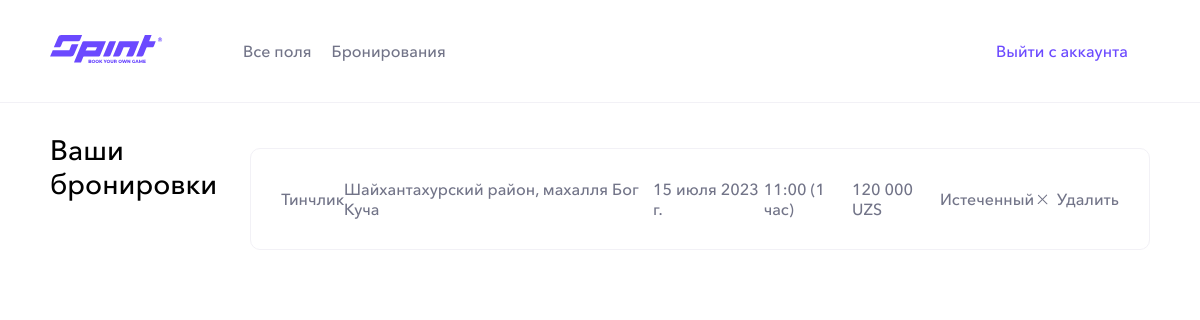
Before: /my-bookings (signed in) with the older database file.
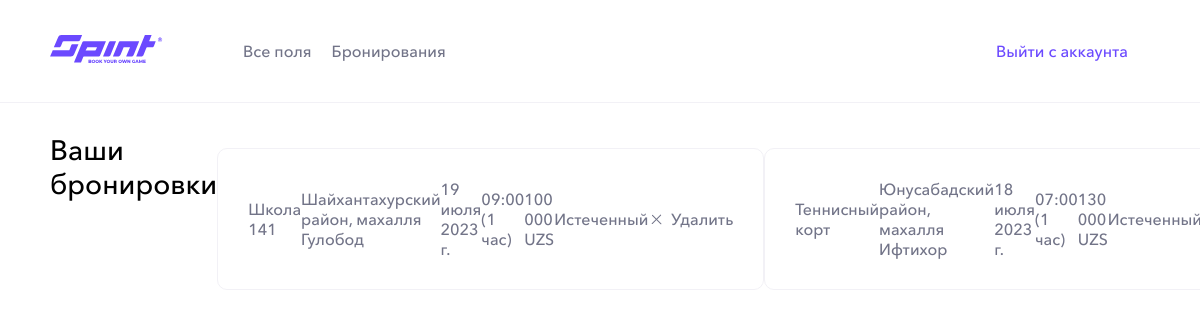
After: the same page with the newer database file.
### booking/models.py (models this page shows, shortened)
class Booking(models.Model):
    user = models.ForeignKey(User, on_delete=models.CASCADE, null=True, blank=True)
    field = models.ForeignKey(Field, on_delete=models.CASCADE, null=True, blank=True)
    date = models.DateField()
    time = models.CharField(max_length=10, choices=TIME_CHOICES)
    time_ordered = models.DateTimeField(default=datetime.now, blank=True)
    class Meta:
        verbose_name = 'Бронирование'
        verbose_name_plural = 'Бронирования'
        unique_together = ('date', 'time', 'field')

class Field(models.Model):
    owner = models.OneToOneField(User, on_delete=models.CASCADE, null=True, blank=True)
    title = models.CharField(max_length=255, verbose_name='Название поля')
    price = models.IntegerField(verbose_name='Цена поля на час')
    created_at = models.DateTimeField(auto_now_add=True, verbose_name='Дата создания')
    phone = PhoneNumberField(null=False, blank=False, unique=True, verbose_name='Телефонный номер владельца')
    lenght = models.IntegerField(default=0, verbose_name='Длина')
    width = models.IntegerField(default=0, verbose_name='Ширина')
    region = models.ForeignKey(Region, on_delete=models.CASCADE, verbose_name='Район', related_name='fields')
    adress = models.CharField(max_length=250, default='Ташкент', verbose_name='Адрес')
    adress_url = models.URLField(max_length=300, verbose_name='Адрес URL', default='https://yandex.uz/maps/10335/tashkent/?ll=69.279737%2C41.311151&z=12')
    adress_coordinates = models.CharField(max_length=50, verbose_name='Кординаты адреса поля', default='41.311151, 69.279716')
    slug = models.SlugField(unique=True, null=True)
    def get_absolute_url(self):
        return reverse('field_detail', kwargs={'slug': self.slug})
    class Meta:
        verbose_name = 'Поле'
        verbose_name_plural = 'Поля'
        ordering = ['-created_at', 'region']

class Region(models.Model):
    title = models.CharField(max_length=50, verbose_name='Название района')
    slug = models.SlugField(unique=True, null=True)
    def __str__(self):
        return self.title
    class Meta:
        verbose_name = 'Район'
        verbose_name_plural = 'Районы'
        ordering = ['pk']

### booking/views.py (the view)
# urls.py: path('my-bookings', views.myBookings, name='my_bookings'),
def myBookings(request):
    if request.user.is_authenticated and request.user.groups.filter(name='Owners'):
        return redirect('field_bookings')
    else:
        if request.user.is_authenticated:
            if request.method == 'POST':
                booking_id = request.POST.get('booking-id')
                booking = Booking.objects.filter(id=booking_id).first()
                booking.delete()
                messages.success(request, 'Бронь успешон удалена!')
            bookings = Booking.objects.filter(user=request.user).order_by('-date', '-time')
            datetime_now = datetime.datetime.now()
            context = {
                'bookings': bookings,
                'datetime': datetime_now,
            }
            return render(request, 'booking/my_bookings.html', context)
        else:
            return render(request, 'booking/my_bookings.html')

### booking/templatetags/auth_extras.py (called while the page is built)
@register.filter(name='has_group')
def has_group(user, group_name):
    group = Group.objects.get(name=group_name)
    return True if group in user.groups.all() else False

### booking/templates/booking/my_bookings.html (shortened to what this page needs)
{% extends 'base.html' %}
{% load static %}
{% block main %}
{% if user.is_authenticated %}
{% if bookings|length != 0 %}
<div class="my-bookings container" style="flex-direction: row;">
    <h2 class="my-bookings__title">Ваши бронировки</h2>
    {% for booking in bookings %}
    {% if datetime.date < booking.date %}
    <ul class="my-booking__list active">
        <li class="my-booking__list__title"><a href="{{ booking.field.get_absolute_url }}">{{ booking.field.title }}</a></li>
        <li class="my-booking__list__adress"><a href="{{ booking.field.adress_url }}">{{ booking.field.region }} район, {{ booking.field.adress }}</a>
        </li>
        <li class="my-booking__list__date">{{ booking.date }}</li>
        <li class="my-booking__list__time">{{ booking.time }}:00 (1 час)</li>
        <li class="my-booking__list__price">{{ booking.field.price }} 000 UZS</li>
        <li class="my-booking__list__status">Активный</li>
        <li>
            <form method="post">
                {% csrf_token %}
                <button type="submit" class="my-booking__item__delete" name="booking-id" value="{{ booking.id }}"><span class="my-booking__item__delete__close"></span><span>Удалить</span></button>
            </form>
        </li>
    </ul>
    {% else %}
    <ul class="my-booking__list not-active">
        <li class="my-booking__list__title"><a href="{{ booking.field.get_absolute_url }}">{{ booking.field.title }}</a></li>
        <li class="my-booking__list__adress"><a href="{{ booking.field.adress_url }}">{{ booking.field.region }} район, {{ booking.field.adress }}</a>
        </li>
        <li class="my-booking__list__date">{{ booking.date }}</li>
        <li class="my-booking__list__time">{{ booking.time }}:00 (1 час)</li>
        <li class="my-booking__list__price">{{ booking.field.price }} 000 UZS</li>
        <li class="my-booking__list__status">Истеченный</li>
        <li>
            <span class="my-booking__item__delete not-active" title="Истеченные бронирония нельзя удалить"><span class="my-booking__item__delete__close"></span><span>Удалить</span></span>
        </li>
    </ul>
    {% endif %}
    {% endfor %}
</div>
{% endif %}
{% endif %}
{% endblock main %}

### templates/base.html (shortened to what this page needs)
{% load static %}
{% load auth_extras %}
<!DOCTYPE html>
<html lang="en">
<head>
	<link rel="stylesheet" href="https://cdn.jsdelivr.net/npm/flatpickr/dist/flatpickr.min.css">
	<link rel="stylesheet" href="{% static 'booking/css/main.css' %}">
</head>
<body>
	{% include 'components/_navbar.html' %}
	{% block main %}
	{% endblock main %}
</body>
</html>

### templates/components/_navbar.html (shortened to what this page needs)
{% load static %}
<nav class="navbar">
	<div class="container">
		<a href="{% url 'field_filter' %}" class="navbar__logo"><img src="{% static 'booking/images/Logo.svg' %}" alt=""></a>
		{% include 'components/_navbar_nav.html' %}
	</div>
</nav>

### templates/components/_navbar_nav.html
{% load auth_extras %}
<div class="navbar__nav">
    <ul class="navbar__list">
        {% if user.is_authenticated and request.user|has_group:"Owners" %}
        <li class="navbar__list__item"><a href="{% url 'field_bookings' %}" class="navbar__list__link">Бронирования</a></li>
        {% else %}
        <li class="navbar__list__item"><a href="{% url 'field_filter' %}" class="navbar__list__link">Все поля</a></li>
        <li class="navbar__list__item"><a href="{% url 'my_bookings' %}" class="navbar__list__link">Бронирования</a></li>
        {% endif %}
    </ul>
    {% if user.is_authenticated %}
    <a href="/logout" class="login-other__button">Выйти с аккаунта</a>
    {% else%}
    <a href="/login" class="navbar__client__signin">Войти в аккаунт</a>
    {% endif %}
</div>

### booking/static/booking/css/main.css (style rules this page uses)
:root { --pink: #6B49FF; --pink-btn-hover: #4e36b9; --pink-light: #F8F6FF; --pink-disabled: rgba(107, 73, 255, 0.3); --black: #05052C; --white: #FFFFFF; --grey-light: #F2F1F6; --grey: #727488; --red: #FF0000; --green: #31E0A5; }
* { margin: 0; padding: 0; font-family: 'Avenir Next Cry'; font-weight: 500; text-decoration: none; list-style: none; box-sizing: border-box; background: transparent; outline: none; border: none; }
html { overflow-x: hidden; }
body { background-color: var(--white); overflow: hidden; }
.container { margin: 0 50px; }
.navbar { padding: 29px 0; border-bottom: 1px solid var(--grey-light); }
.navbar .container { display: flex; justify-content: space-between; align-items: center; }
.navbar__logo { margin-right: 80px; }
.navbar__nav { width: 100%; display: flex; justify-content: space-between; align-items: center; }
.navbar__list { display: flex; align-items: center; }
.navbar__list__item:not(:first-child) { padding: 0 20px; }
.navbar__list__link { font-size: 16px; color: var(--grey); transition: color 0.2s; }
.login-other__button { font-size: 16px; line-height: 20px; color: var(--pink); background-color: transparent; padding: 12px 22px; border-radius: 8px; transition: background-color 0.2s; text-decoration: none; }
.my-bookings { margin-top: 30px; display:flex; flex-direction: column; }
.my-bookings__title { font-size: 28px; margin-bottom: 15px; }
.my-booking__list { margin-top: 15px; width: 100%; display: flex; align-items: center; justify-content: space-between; padding: 30px; border: 1px solid var(--grey-light); border-radius: 10px; }
.my-booking__list li, .my-booking__list a { font-size: 16px; color: var(--black); }
.my-booking__list.not-active li, .my-booking__list.not-active a { color: var(--grey); }
.my-booking__item__delete { display: flex; align-items:center; gap: 5px; color: var(--grey); cursor:pointer; font-size: 16px; transition: 0.2s; }
.my-booking__item__delete__close { overflow: hidden; position: relative; border: none; padding: 0; width: 18px; height: 18px; border-radius: 50%; background: transparent; color: var(--black); font: inherit; text-indent: 100%; cursor: pointer; }
.my-booking__item__delete__close:before, .my-booking__item__delete__close:after { position: absolute; top: 15%; left: calc(50% - .0625em); width: .09em; height: 70%; border-radius: .09em; transform: rotate(45deg); background: var(--grey); content: '' }
.my-booking__item__delete__close:after { transform: rotate(-45deg); }
.my-booking__item__delete.not-active { cursor: not-allowed; }
.my-booking__item__delete.not-active .my-booking__item__delete__close { cursor: not-allowed; }

Changed rows visible on the page:
no longer on this page (row unchanged): Booking: field "Тинчлик", field.region "Шайхантахурский", field.adress "махалля Бог Куча", date "15 июля 2023 г.", time "11", field.price "120"
added Booking: field "Школа 141", field.region "Шайхантахурский", field.adress "махалля Гулобод", date "19 июля 2023 г.", time "09", field.price "100"
added Booking: field "Теннисный корт", field.region "Юнусабадский", field.adress "махалля Ифтихор", date "18 июля 2023 г.", time "07", field.price "130"
